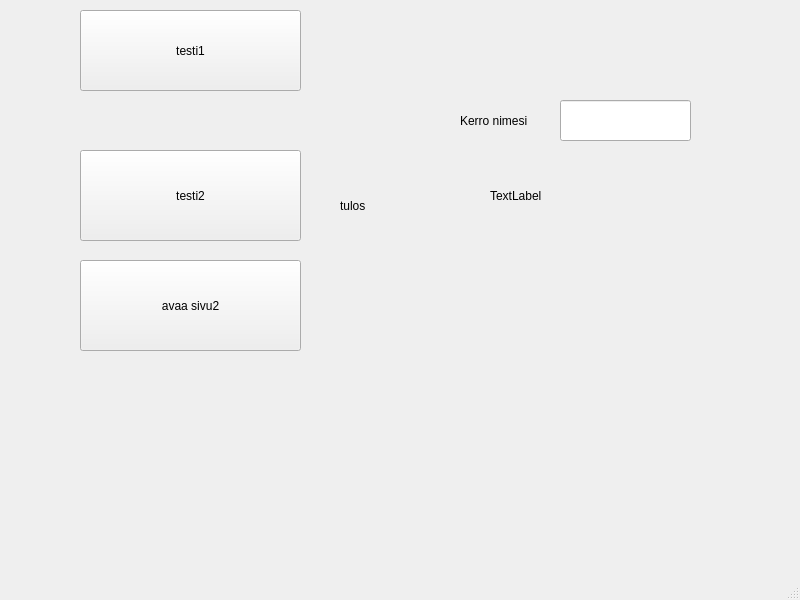
<?xml version="1.0" encoding="UTF-8"?>
<ui version="4.0">
 <class>MainWindow</class>
 <widget class="QMainWindow" name="MainWindow">
  <property name="geometry">
   <rect>
    <x>0</x>
    <y>0</y>
    <width>800</width>
    <height>600</height>
   </rect>
  </property>
  <property name="windowTitle">
   <string>MainWindow</string>
  </property>
  <widget class="QWidget" name="centralwidget">
   <widget class="QPushButton" name="btnTest1">
    <property name="geometry">
     <rect>
      <x>80</x>
      <y>10</y>
      <width>221</width>
      <height>81</height>
     </rect>
    </property>
    <property name="text">
     <string>testi1</string>
    </property>
   </widget>
   <widget class="QPushButton" name="btnTest2">
    <property name="geometry">
     <rect>
      <x>80</x>
      <y>150</y>
      <width>221</width>
      <height>91</height>
     </rect>
    </property>
    <property name="text">
     <string>testi2</string>
    </property>
   </widget>
   <widget class="QLabel" name="lavelResult">
    <property name="geometry">
     <rect>
      <x>490</x>
      <y>160</y>
      <width>101</width>
      <height>71</height>
     </rect>
    </property>
    <property name="text">
     <string>TextLabel</string>
    </property>
   </widget>
   <widget class="QLabel" name="label_2">
    <property name="geometry">
     <rect>
      <x>340</x>
      <y>160</y>
      <width>101</width>
      <height>91</height>
     </rect>
    </property>
    <property name="text">
     <string>tulos</string>
    </property>
   </widget>
   <widget class="QLabel" name="label">
    <property name="geometry">
     <rect>
      <x>460</x>
      <y>80</y>
      <width>91</width>
      <height>81</height>
     </rect>
    </property>
    <property name="text">
     <string>Kerro nimesi</string>
    </property>
   </widget>
   <widget class="QLineEdit" name="textName">
    <property name="geometry">
     <rect>
      <x>560</x>
      <y>100</y>
      <width>131</width>
      <height>41</height>
     </rect>
    </property>
   </widget>
   <widget class="QPushButton" name="btnOpenPage2">
    <property name="geometry">
     <rect>
      <x>80</x>
      <y>260</y>
      <width>221</width>
      <height>91</height>
     </rect>
    </property>
    <property name="text">
     <string>avaa sivu2</string>
    </property>
   </widget>
  </widget>
  <widget class="QMenuBar" name="menubar">
   <property name="geometry">
    <rect>
     <x>0</x>
     <y>0</y>
     <width>800</width>
     <height>22</height>
    </rect>
   </property>
  </widget>
  <widget class="QStatusBar" name="statusbar"/>
 </widget>
 <resources/>
 <connections/>
</ui>
